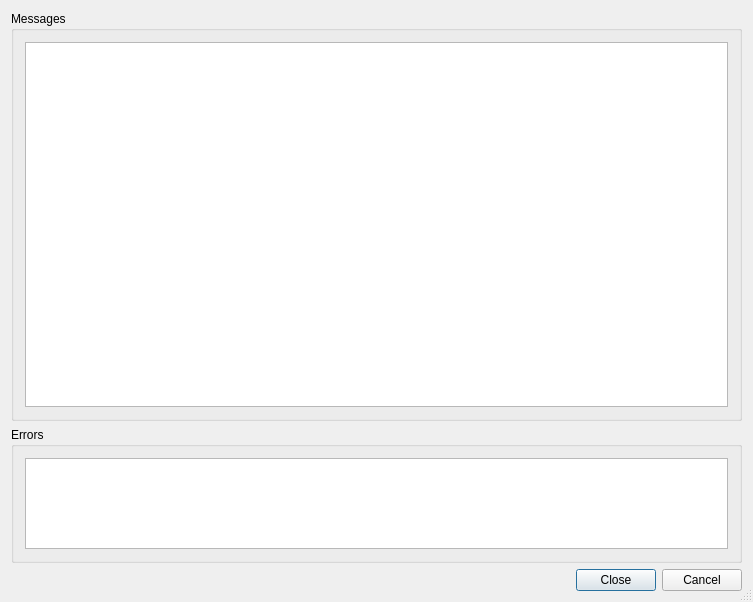
<ui version="4.0" >
 <class>EricapiExecDialog</class>
 <widget class="QDialog" name="EricapiExecDialog" >
  <property name="geometry" >
   <rect>
    <x>0</x>
    <y>0</y>
    <width>753</width>
    <height>602</height>
   </rect>
  </property>
  <property name="windowTitle" >
   <string>Ericapi</string>
  </property>
  <property name="sizeGripEnabled" >
   <bool>true</bool>
  </property>
  <layout class="QVBoxLayout" name="verticalLayout_3" >
   <item>
    <widget class="QGroupBox" name="messagesGroup" >
     <property name="sizePolicy" >
      <sizepolicy vsizetype="Preferred" hsizetype="Preferred" >
       <horstretch>0</horstretch>
       <verstretch>3</verstretch>
      </sizepolicy>
     </property>
     <property name="title" >
      <string>Messages</string>
     </property>
     <layout class="QVBoxLayout" name="verticalLayout" >
      <item>
       <widget class="QTextBrowser" name="contents" >
        <property name="sizePolicy" >
         <sizepolicy vsizetype="Expanding" hsizetype="Expanding" >
          <horstretch>0</horstretch>
          <verstretch>3</verstretch>
         </sizepolicy>
        </property>
        <property name="whatsThis" >
         <string>&lt;b>Ericapi Execution&lt;/b>
&lt;p>This shows the output of the Ericapi generator command.&lt;/p></string>
        </property>
       </widget>
      </item>
     </layout>
    </widget>
   </item>
   <item>
    <widget class="QGroupBox" name="errorGroup" >
     <property name="sizePolicy" >
      <sizepolicy vsizetype="Preferred" hsizetype="Preferred" >
       <horstretch>0</horstretch>
       <verstretch>1</verstretch>
      </sizepolicy>
     </property>
     <property name="title" >
      <string>Errors</string>
     </property>
     <layout class="QVBoxLayout" name="verticalLayout_2" >
      <item>
       <widget class="QTextBrowser" name="errors" >
        <property name="sizePolicy" >
         <sizepolicy vsizetype="Expanding" hsizetype="Expanding" >
          <horstretch>0</horstretch>
          <verstretch>1</verstretch>
         </sizepolicy>
        </property>
        <property name="whatsThis" >
         <string>&lt;b>Ericapi Execution&lt;/b>
&lt;p>This shows the errors of the Ericapi generator command.&lt;/p></string>
        </property>
       </widget>
      </item>
     </layout>
    </widget>
   </item>
   <item>
    <widget class="QDialogButtonBox" name="buttonBox" >
     <property name="orientation" >
      <enum>Qt::Horizontal</enum>
     </property>
     <property name="standardButtons" >
      <set>QDialogButtonBox::Cancel|QDialogButtonBox::Close</set>
     </property>
    </widget>
   </item>
  </layout>
 </widget>
 <layoutdefault spacing="6" margin="11" />
 <pixmapfunction>qPixmapFromMimeSource</pixmapfunction>
 <tabstops>
  <tabstop>contents</tabstop>
  <tabstop>errors</tabstop>
  <tabstop>buttonBox</tabstop>
 </tabstops>
 <resources/>
 <connections/>
</ui>
